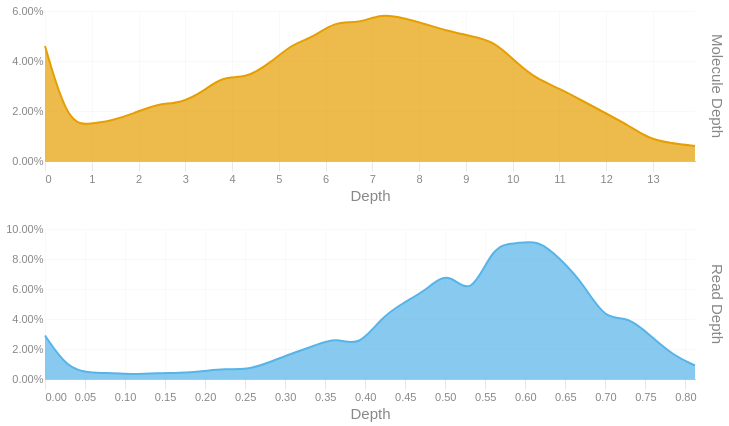

Notebook code cell kept with this figure:
### Code cell
readdep = depth_hist(tb['Read Depth'], q99, 3)
readdep = readdep.with_columns(pl.lit('Read Depth').alias('Metric'))
if not SKIPLR:
    moldep = depth_hist(tb['Molecule Depth'], mol_q99, 1)
    moldep = moldep.with_columns(pl.lit('Molecule Depth').alias('Metric'))
    _hist = pl.concat([readdep, moldep])
    _hist = _hist.filter(pl.col('Proportion') != 0)
    with SafeRender(_hist):
        (
            alt.Chart(_hist)        
            .mark_area(interpolate = "basis")
            .encode(
                x=alt.X('Bin:Q').scale(domainMin=0).axis(alt.Axis(title='Depth')),
                y = alt.Y('Proportion:Q', title = None).axis(format = '.2%'),
                color = alt.Color('Metric:N').legend(None),
                row = alt.Row("Metric:N").header(title = None, labelOrient = 'right'),
                tooltip = [
                    alt.Tooltip("Metric:N", title = "Metric"),
                    alt.Tooltip('Interval:N', title = "Depth Interval"),
                    alt.Tooltip('Proportion:Q', title = "% Alignments").format('.2%')
                ]
            )
            .resolve_scale(x='independent', y='independent')
            .properties(
                height = 150, width = 650,
                usermeta={'embedOptions': {'downloadFileName': f'{samplename}.depth.hist'}}
            )
        ).display()
else:
    readdep = readdep.filter(pl.col('Proportion') != 0)
    with SafeRender(readdep):
        (
            alt.Chart(readdep)        
            .mark_area(interpolate = "basis")
            .encode(
                x=alt.X('Bin:Q').scale(domainMin=0).axis(alt.Axis(title='Depth')),
                y = alt.Y('Proportion:Q', title = None).axis(format = '.2%'),
                tooltip = [
                    alt.Tooltip('Interval:N', title = "Depth Interval"),
                    alt.Tooltip('Proportion:Q', title = "% Alignments").format('.2%')
                ]
            )
            .properties(
                usermeta={'embedOptions': {'downloadFileName': f'{samplename}.depth.hist'}}
            )
        ).display()

### Figure 1 — Vega-Lite specification as saved in the notebook (floating-point values rounded to 4 significant figures)
{"width": 650, "height": 150, "config": {"title": {"anchor": "start", "dy": -15, "fontSize": 18, "color": "#888888", "subtitleColor": "#888888", "subtitleFontSize": 14}, "arc": {"fill": "#0072B2"}, "axis": {"domainColor": "#888888", "domainWidth": 0.5, "gridWidth": 0.2, "grid": false, "titleFontWeight": 400, "titleFontSize": 15, "labelFontSize": 11, "labelColor": "#888888", "tickColor": "#888888", "tickWidth": 0.2, "titleColor": "#888888"}, "axisBand": {"grid": false}, "axisX": {"grid": true, "tickSize": 10, "domainCap": "round"}, "axisY": {"domain": false, "grid": true, "tickSize": 0, "domainCap": "round"}, "background": "transparent", "header": {"labelFontSize": 15, "labelColor": "#888888", "titleFontSize": 15, "titleFontWeight": 600, "titleColor": "#888888"}, "legend": {"labelFont": "sans-serif", "labelFontSize": 12, "labelColor": "#888888", "symbolSize": 100, "symbolType": "circle", "titleFontSize": 12, "titlePadding": 10, "titleColor": "#888888", "title": null}, "range": {"category": ["#E69F00", "#56B4E9", "#009E73", "#F0E442", "#0072B2", "#D55E00", "#CC79A7", "#000000"], "diverging": ["#cfe8f3", "#a2d4ec", "#73bfe2", "#46abdb", "#1696d2", "#12719e"]}, "area": {"fill": "#0072B2", "fillOpacity": 0.7, "line": true, "strokeOpacity": 0.7}, "line": {"color": "#0072B2", "stroke": "#0072B2", "strokeWidth": 2}, "trail": {"color": "#0072B2", "stroke": "#0072B2", "strokeWidth": 0, "size": 1}, "point": {"filled": true, "fillOpacity": 1.0, "size": 95}, "text": {"color": "#888888", "fontSize": 11, "align": "right", "fontWeight": 400, "size": 11}, "bar": {"fill": "#0072B2", "stroke": null}, "view": {"stroke": null, "continuousWidth": 660, "continuousHeight": 400}}, "data": {"name": "data-b1da8618fc0b6e2648c83920f74252ab"}, "mark": {"type": "area", "interpolate": "basis"}, "encoding": {"color": {"field": "Metric", "legend": null, "type": "nominal"}, "row": {"field": "Metric", "header": {"title": null, "labelOrient": "right"}, "type": "nominal"}, "tooltip": [{"field": "Metric", "title": "Metric", "type": "nominal"}, {"field": "Interval", "title": "Depth Interval", "type": "nominal"}, {"field": "Proportion", "format": ".2%", "title": "% Alignments", "type": "quantitative"}], "x": {"axis": {"title": "Depth"}, "field": "Bin", "scale": {"domainMin": 0}, "type": "quantitative"}, "y": {"axis": {"format": ".2%"}, "field": "Proportion", "title": null, "type": "quantitative"}}, "resolve": {"scale": {"x": "independent", "y": "independent"}}, "usermeta": {"embedOptions": {"downloadFileName": "S5_Connecticut_981.depth.hist"}}, "$schema": "https://vega.github.io/schema/vega-lite/v6.1.0.json", "datasets": {"data-b1da8618fc0b6e2648c83920f74252ab": [{"Bin": 0.0, "Interval": "0.0-0.028", "Proportion": 0.029, "Metric": "Read Depth"}, {"Bin": 0.028, "Interval": "0.028-0.056", "Proportion": 0.007, "Metric": "Read Depth"}, {"Bin": 0.056, "Interval": "0.056-0.084", "Proportion": 0.004, "Metric": "Read Depth"}, {"Bin": 0.084, "Interval": "0.084-0.112", "Proportion": 0.004, "Metric": "Read Depth"}, {"Bin": 0.112, "Interval": "0.112-0.14", "Proportion": 0.003, "Metric": "Read Depth"}, {"Bin": 0.14, "Interval": "0.14-0.168", "Proportion": 0.004, "Metric": "Read Depth"}, {"Bin": 0.168, "Interval": "0.168-0.196", "Proportion": 0.004, "Metric": "Read Depth"}, {"Bin": 0.196, "Interval": "0.196-0.224", "Proportion": 0.005, "Metric": "Read Depth"}, {"Bin": 0.224, "Interval": "0.224-0.252", "Proportion": 0.007, "Metric": "Read Depth"}, {"Bin": 0.252, "Interval": "0.252-0.28", "Proportion": 0.006, "Metric": "Read Depth"}, {"Bin": 0.28, "Interval": "0.28-0.308", "Proportion": 0.011, "Metric": "Read Depth"}, {"Bin": 0.308, "Interval": "0.308-0.336", "Proportion": 0.017, "Metric": "Read Depth"}, {"Bin": 0.336, "Interval": "0.336-0.364", "Proportion": 0.022, "Metric": "Read Depth"}, {"Bin": 0.364, "Interval": "0.364-0.392", "Proportion": 0.028, "Metric": "Read Depth"}, {"Bin": 0.392, "Interval": "0.392-0.42", "Proportion": 0.021, "Metric": "Read Depth"}, {"Bin": 0.42, "Interval": "0.42-0.448", "Proportion": 0.041, "Metric": "Read Depth"}, {"Bin": 0.448, "Interval": "0.448-0.476", "Proportion": 0.051, "Metric": "Read Depth"}, {"Bin": 0.476, "Interval": "0.476-0.504", "Proportion": 0.059, "Metric": "Read Depth"}, {"Bin": 0.504, "Interval": "0.504-0.532", "Proportion": 0.073, "Metric": "Read Depth"}, {"Bin": 0.532, "Interval": "0.532-0.56", "Proportion": 0.053, "Metric": "Read Depth"}, {"Bin": 0.56, "Interval": "0.56-0.588", "Proportion": 0.09, "Metric": "Read Depth"}, {"Bin": 0.588, "Interval": "0.588-0.616", "Proportion": 0.09, "Metric": "Read Depth"}, {"Bin": 0.616, "Interval": "0.616-0.644", "Proportion": 0.093, "Metric": "Read Depth"}, {"Bin": 0.644, "Interval": "0.644-0.672", "Proportion": 0.08, "Metric": "Read Depth"}, {"Bin": 0.672, "Interval": "0.672-0.7", "Proportion": 0.064, "Metric": "Read Depth"}, {"Bin": 0.7, "Interval": "0.7-0.728", "Proportion": 0.039, "Metric": "Read Depth"}, {"Bin": 0.728, "Interval": "0.728-0.756", "Proportion": 0.042, "Metric": "Read Depth"}, {"Bin": 0.756, "Interval": "0.756-0.784", "Proportion": 0.029, "Metric": "Read Depth"}, {"Bin": 0.784, "Interval": "0.784-0.812", "Proportion": 0.016, "Metric": "Read Depth"}, {"Bin": 0.812, "Interval": "0.812-0.84", "Proportion": 0.009, "Metric": "Read Depth"}, {"Bin": 0.0, "Interval": "0.0-0.5", "Proportion": 0.046, "Metric": "Molecule Depth"}, {"Bin": 0.5, "Interval": "0.5-1.0", "Proportion": 0.014, "Metric": "Molecule Depth"}, {"Bin": 1.0, "Interval": "1.0-1.4", "Proportion": 0.015, "Metric": "Molecule Depth"}, {"Bin": 1.4, "Interval": "1.4-1.9", "Proportion": 0.016, "Metric": "Molecule Depth"}, {"Bin": 1.9, "Interval": "1.9-2.4", "Proportion": 0.019, "Metric": "Molecule Depth"}, {"Bin": 2.4, "Interval": "2.4-2.9", "Proportion": 0.023, "Metric": "Molecule Depth"}, {"Bin": 2.9, "Interval": "2.9-3.4", "Proportion": 0.023, "Metric": "Molecule Depth"}, {"Bin": 3.4, "Interval": "3.4-3.8", "Proportion": 0.028, "Metric": "Molecule Depth"}, {"Bin": 3.8, "Interval": "3.8-4.3", "Proportion": 0.034, "Metric": "Molecule Depth"}, {"Bin": 4.3, "Interval": "4.3-4.8", "Proportion": 0.033, "Metric": "Molecule Depth"}, {"Bin": 4.8, "Interval": "4.8-5.3", "Proportion": 0.039, "Metric": "Molecule Depth"}, {"Bin": 5.3, "Interval": "5.3-5.7", "Proportion": 0.047, "Metric": "Molecule Depth"}, {"Bin": 5.7, "Interval": "5.7-6.2", "Proportion": 0.049, "Metric": "Molecule Depth"}, {"Bin": 6.2, "Interval": "6.2-6.7", "Proportion": 0.056, "Metric": "Molecule Depth"}, {"Bin": 6.7, "Interval": "6.7-7.2", "Proportion": 0.055, "Metric": "Molecule Depth"}, {"Bin": 7.2, "Interval": "7.2-7.7", "Proportion": 0.059, "Metric": "Molecule Depth"}, {"Bin": 7.7, "Interval": "7.7-8.1", "Proportion": 0.057, "Metric": "Molecule Depth"}, {"Bin": 8.1, "Interval": "8.1-8.6", "Proportion": 0.055, "Metric": "Molecule Depth"}, {"Bin": 8.6, "Interval": "8.6-9.1", "Proportion": 0.052, "Metric": "Molecule Depth"}, {"Bin": 9.1, "Interval": "9.1-9.6", "Proportion": 0.05, "Metric": "Molecule Depth"}, {"Bin": 9.6, "Interval": "9.6-10.1", "Proportion": 0.048, "Metric": "Molecule Depth"}, {"Bin": 10.1, "Interval": "10.1-10.5", "Proportion": 0.039, "Metric": "Molecule Depth"}, {"Bin": 10.5, "Interval": "10.5-11.0", "Proportion": 0.033, "Metric": "Molecule Depth"}, {"Bin": 11.0, "Interval": "11.0-11.5", "Proportion": 0.029, "Metric": "Molecule Depth"}, {"Bin": 11.5, "Interval": "11.5-12.0", "Proportion": 0.024, "Metric": "Molecule Depth"}, {"Bin": 12.0, "Interval": "12.0-12.5", "Proportion": 0.019, "Metric": "Molecule Depth"}, {"Bin": 12.5, "Interval": "12.5-12.9", "Proportion": 0.014, "Metric": "Molecule Depth"}, {"Bin": 12.9, "Interval": "12.9-13.4", "Proportion": 0.009, "Metric": "Molecule Depth"}, {"Bin": 13.4, "Interval": "13.4-13.9", "Proportion": 0.007, "Metric": "Molecule Depth"}, {"Bin": 13.9, "Interval": "13.9-14.37", "Proportion": 0.006, "Metric": "Molecule Depth"}]}}
